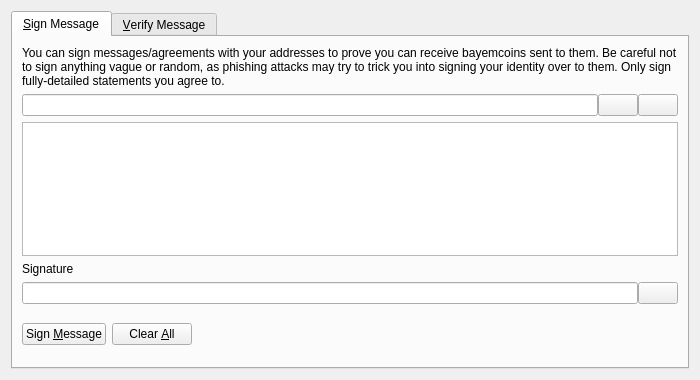
<?xml version="1.0" encoding="UTF-8"?>
<ui version="4.0">
 <class>SignVerifyMessageDialog</class>
 <widget class="QDialog" name="SignVerifyMessageDialog">
  <property name="geometry">
   <rect>
    <x>0</x>
    <y>0</y>
    <width>700</width>
    <height>380</height>
   </rect>
  </property>
  <property name="windowTitle">
   <string>Signatures - Sign / Verify a Message</string>
  </property>
  <property name="modal">
   <bool>true</bool>
  </property>
  <layout class="QVBoxLayout" name="verticalLayout">
   <item>
    <widget class="QTabWidget" name="tabWidget">
     <property name="currentIndex">
      <number>0</number>
     </property>
     <widget class="QWidget" name="tabSignMessage">
      <attribute name="title">
       <string>&amp;Sign Message</string>
      </attribute>
      <layout class="QVBoxLayout" name="verticalLayout_SM">
       <item>
        <widget class="QLabel" name="infoLabel_SM">
         <property name="text">
          <string>You can sign messages/agreements with your addresses to prove you can receive bayemcoins sent to them. Be careful not to sign anything vague or random, as phishing attacks may try to trick you into signing your identity over to them. Only sign fully-detailed statements you agree to.</string>
         </property>
         <property name="textFormat">
          <enum>Qt::PlainText</enum>
         </property>
         <property name="wordWrap">
          <bool>true</bool>
         </property>
        </widget>
       </item>
       <item>
        <layout class="QHBoxLayout" name="horizontalLayout_1_SM">
         <property name="spacing">
          <number>0</number>
         </property>
         <item>
          <widget class="QValidatedLineEdit" name="addressIn_SM">
           <property name="toolTip">
            <string>The Bayemcoin address to sign the message with</string>
           </property>
          </widget>
         </item>
         <item>
          <widget class="QPushButton" name="addressBookButton_SM">
           <property name="toolTip">
            <string>Choose previously used address</string>
           </property>
           <property name="text">
            <string/>
           </property>
           <property name="icon">
            <iconset resource="../bayemcoin.qrc">
             <normaloff>:/icons/address-book</normaloff>:/icons/address-book</iconset>
           </property>
           <property name="shortcut">
            <string>Alt+A</string>
           </property>
           <property name="autoDefault">
            <bool>false</bool>
           </property>
          </widget>
         </item>
         <item>
          <widget class="QPushButton" name="pasteButton_SM">
           <property name="toolTip">
            <string>Paste address from clipboard</string>
           </property>
           <property name="text">
            <string/>
           </property>
           <property name="icon">
            <iconset resource="../bayemcoin.qrc">
             <normaloff>:/icons/editpaste</normaloff>:/icons/editpaste</iconset>
           </property>
           <property name="shortcut">
            <string>Alt+P</string>
           </property>
           <property name="autoDefault">
            <bool>false</bool>
           </property>
          </widget>
         </item>
        </layout>
       </item>
       <item>
        <widget class="QPlainTextEdit" name="messageIn_SM">
         <property name="toolTip">
          <string>Enter the message you want to sign here</string>
         </property>
        </widget>
       </item>
       <item>
        <widget class="QLabel" name="signatureLabel_SM">
         <property name="text">
          <string>Signature</string>
         </property>
         <property name="textFormat">
          <enum>Qt::PlainText</enum>
         </property>
        </widget>
       </item>
       <item>
        <layout class="QHBoxLayout" name="horizontalLayout_2_SM">
         <property name="spacing">
          <number>0</number>
         </property>
         <item>
          <widget class="QLineEdit" name="signatureOut_SM">
           <property name="font">
            <font>
             <italic>true</italic>
            </font>
           </property>
           <property name="readOnly">
            <bool>true</bool>
           </property>
          </widget>
         </item>
         <item>
          <widget class="QPushButton" name="copySignatureButton_SM">
           <property name="toolTip">
            <string>Copy the current signature to the system clipboard</string>
           </property>
           <property name="text">
            <string/>
           </property>
           <property name="icon">
            <iconset resource="../bayemcoin.qrc">
             <normaloff>:/icons/editcopy</normaloff>:/icons/editcopy</iconset>
           </property>
           <property name="autoDefault">
            <bool>false</bool>
           </property>
          </widget>
         </item>
        </layout>
       </item>
       <item>
        <layout class="QHBoxLayout" name="horizontalLayout_3_SM">
         <item>
          <widget class="QPushButton" name="signMessageButton_SM">
           <property name="toolTip">
            <string>Sign the message to prove you own this Bayemcoin address</string>
           </property>
           <property name="text">
            <string>Sign &amp;Message</string>
           </property>
           <property name="icon">
            <iconset resource="../bayemcoin.qrc">
             <normaloff>:/icons/edit</normaloff>:/icons/edit</iconset>
           </property>
           <property name="autoDefault">
            <bool>false</bool>
           </property>
          </widget>
         </item>
         <item>
          <widget class="QPushButton" name="clearButton_SM">
           <property name="toolTip">
            <string>Reset all sign message fields</string>
           </property>
           <property name="text">
            <string>Clear &amp;All</string>
           </property>
           <property name="icon">
            <iconset resource="../bayemcoin.qrc">
             <normaloff>:/icons/remove</normaloff>:/icons/remove</iconset>
           </property>
           <property name="autoDefault">
            <bool>false</bool>
           </property>
          </widget>
         </item>
         <item>
          <spacer name="horizontalSpacer_1_SM">
           <property name="orientation">
            <enum>Qt::Horizontal</enum>
           </property>
           <property name="sizeHint" stdset="0">
            <size>
             <width>40</width>
             <height>48</height>
            </size>
           </property>
          </spacer>
         </item>
         <item>
          <widget class="QLabel" name="statusLabel_SM">
           <property name="font">
            <font>
             <weight>75</weight>
             <bold>true</bold>
            </font>
           </property>
           <property name="text">
            <string/>
           </property>
           <property name="wordWrap">
            <bool>true</bool>
           </property>
          </widget>
         </item>
         <item>
          <spacer name="horizontalSpacer_2_SM">
           <property name="orientation">
            <enum>Qt::Horizontal</enum>
           </property>
           <property name="sizeHint" stdset="0">
            <size>
             <width>40</width>
             <height>48</height>
            </size>
           </property>
          </spacer>
         </item>
        </layout>
       </item>
      </layout>
     </widget>
     <widget class="QWidget" name="tabVerifyMessage">
      <attribute name="title">
       <string>&amp;Verify Message</string>
      </attribute>
      <layout class="QVBoxLayout" name="verticalLayout_VM">
       <item>
        <widget class="QLabel" name="infoLabel_VM">
         <property name="text">
          <string>Enter the receiver's address, message (ensure you copy line breaks, spaces, tabs, etc. exactly) and signature below to verify the message. Be careful not to read more into the signature than what is in the signed message itself, to avoid being tricked by a man-in-the-middle attack. Note that this only proves the signing party receives with the address, it cannot prove sendership of any transaction!</string>
         </property>
         <property name="textFormat">
          <enum>Qt::PlainText</enum>
         </property>
         <property name="alignment">
          <set>Qt::AlignLeading|Qt::AlignLeft|Qt::AlignTop</set>
         </property>
         <property name="wordWrap">
          <bool>true</bool>
         </property>
        </widget>
       </item>
       <item>
        <layout class="QHBoxLayout" name="horizontalLayout_1_VM">
         <property name="spacing">
          <number>0</number>
         </property>
         <item>
          <widget class="QValidatedLineEdit" name="addressIn_VM">
           <property name="toolTip">
            <string>The Bayemcoin address the message was signed with</string>
           </property>
          </widget>
         </item>
         <item>
          <widget class="QPushButton" name="addressBookButton_VM">
           <property name="toolTip">
            <string>Choose previously used address</string>
           </property>
           <property name="text">
            <string/>
           </property>
           <property name="icon">
            <iconset resource="../bayemcoin.qrc">
             <normaloff>:/icons/address-book</normaloff>:/icons/address-book</iconset>
           </property>
           <property name="shortcut">
            <string>Alt+A</string>
           </property>
           <property name="autoDefault">
            <bool>false</bool>
           </property>
          </widget>
         </item>
        </layout>
       </item>
       <item>
        <widget class="QPlainTextEdit" name="messageIn_VM"/>
       </item>
       <item>
        <widget class="QValidatedLineEdit" name="signatureIn_VM"/>
       </item>
       <item>
        <layout class="QHBoxLayout" name="horizontalLayout_2_VM">
         <item>
          <widget class="QPushButton" name="verifyMessageButton_VM">
           <property name="toolTip">
            <string>Verify the message to ensure it was signed with the specified Bayemcoin address</string>
           </property>
           <property name="text">
            <string>Verify &amp;Message</string>
           </property>
           <property name="icon">
            <iconset resource="../bayemcoin.qrc">
             <normaloff>:/icons/transaction_0</normaloff>:/icons/transaction_0</iconset>
           </property>
           <property name="autoDefault">
            <bool>false</bool>
           </property>
          </widget>
         </item>
         <item>
          <widget class="QPushButton" name="clearButton_VM">
           <property name="toolTip">
            <string>Reset all verify message fields</string>
           </property>
           <property name="text">
            <string>Clear &amp;All</string>
           </property>
           <property name="icon">
            <iconset resource="../bayemcoin.qrc">
             <normaloff>:/icons/remove</normaloff>:/icons/remove</iconset>
           </property>
           <property name="autoDefault">
            <bool>false</bool>
           </property>
          </widget>
         </item>
         <item>
          <spacer name="horizontalSpacer_1_VM">
           <property name="orientation">
            <enum>Qt::Horizontal</enum>
           </property>
           <property name="sizeHint" stdset="0">
            <size>
             <width>40</width>
             <height>48</height>
            </size>
           </property>
          </spacer>
         </item>
         <item>
          <widget class="QLabel" name="statusLabel_VM">
           <property name="font">
            <font>
             <weight>75</weight>
             <bold>true</bold>
            </font>
           </property>
           <property name="text">
            <string/>
           </property>
           <property name="wordWrap">
            <bool>true</bool>
           </property>
          </widget>
         </item>
         <item>
          <spacer name="horizontalSpacer_2_VM">
           <property name="orientation">
            <enum>Qt::Horizontal</enum>
           </property>
           <property name="sizeHint" stdset="0">
            <size>
             <width>40</width>
             <height>48</height>
            </size>
           </property>
          </spacer>
         </item>
        </layout>
       </item>
      </layout>
     </widget>
    </widget>
   </item>
  </layout>
 </widget>
 <customwidgets>
  <customwidget>
   <class>QValidatedLineEdit</class>
   <extends>QLineEdit</extends>
   <header>qvalidatedlineedit.h</header>
  </customwidget>
 </customwidgets>
 <resources>
  <include location="../bayemcoin.qrc"/>
 </resources>
 <connections/>
</ui>
